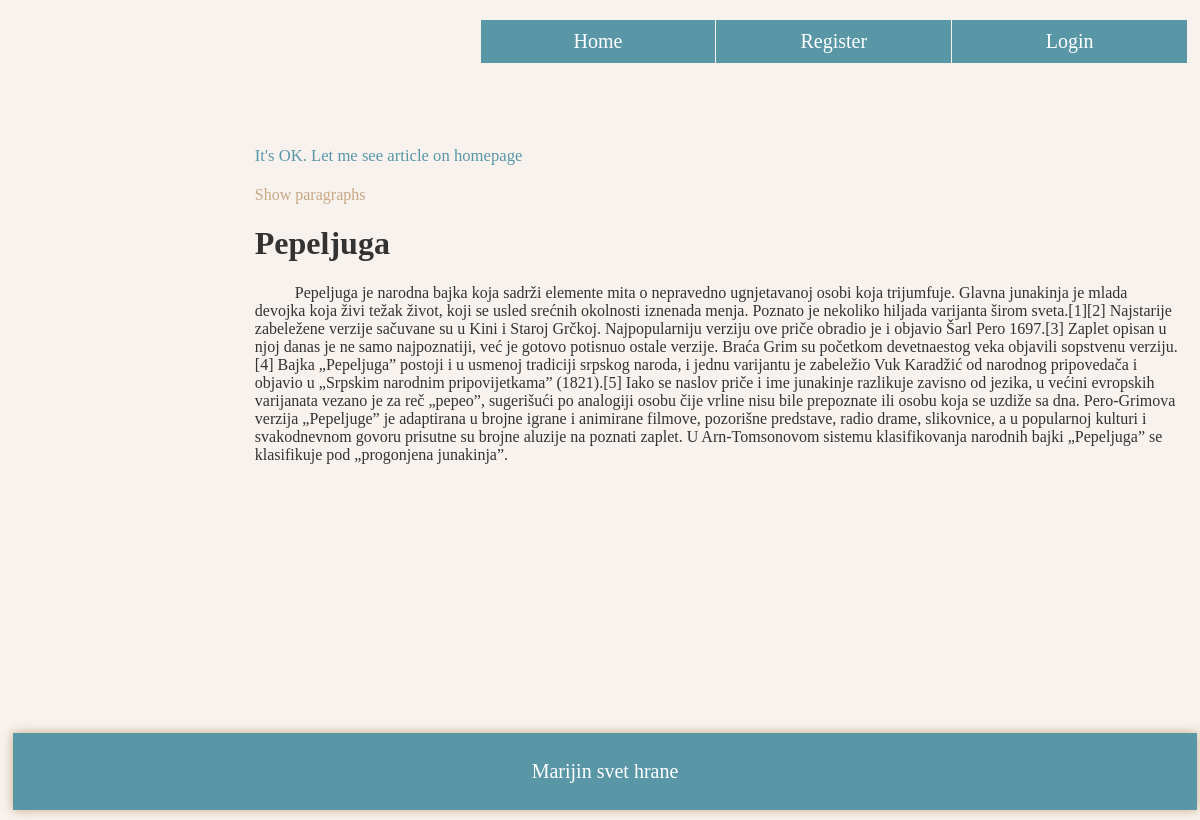
/post/1/, run on an earlier commit of the app's database.
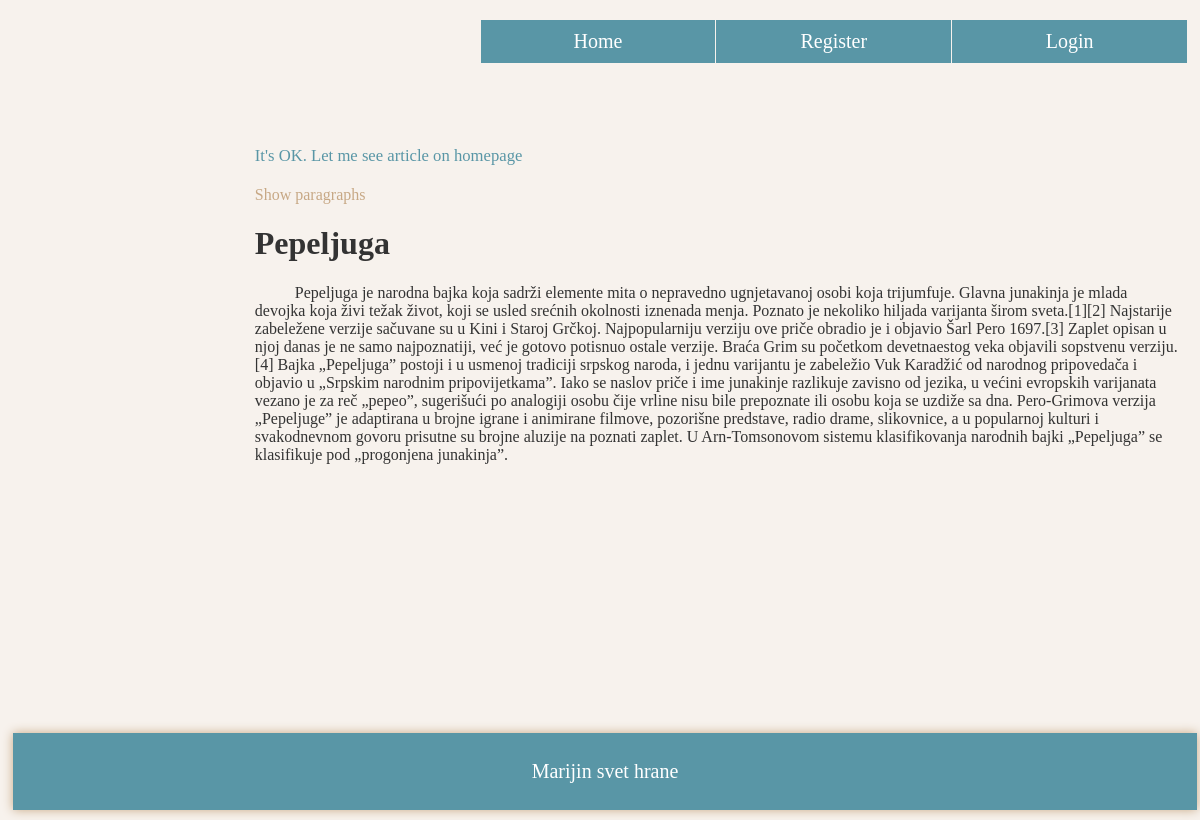
And on a later commit of the database.
### blog/models.py (models this page shows, shortened)
class Post(models.Model):
    title = models.CharField(max_length=100)
    content = models.TextField()
    date_posted = models.DateTimeField(auto_now_add=True)
    author = models.ForeignKey(User, on_delete=models.CASCADE)

### blog/views.py (the view)
# urls.py: path('post/<int:pk>/', PostDetailView.as_view(), name='post-detail'),
class PostDetailView(DetailView):
	model=Post

### blog/templates/blog/post_detail.html (shortened to what this page needs)
{% extends 'blog/base.html' %}
{% block content %}
<div class='column main'>
	<div class='sort'><a href="{% url 'blog-home' %}"><small>It's OK. Let me see article on homepage</small></a></div>
	<div class='content'>
		<div class='detail_post'>
			<p class='read'><span onclick="f_paragraphs()">Show paragraphs</span> </p>
		<h1>{{ object.title }}</h1>
		<p id='arranged_content' style="text-indent: 40px">{{ object.content }}</p>
		</div>
	</div>
</div>
{% endblock content %}

What changed in the data, as far as the page shows it:
changed Post "Pepeljuga": content "…objavio u „Srpskim narodnim pripovijetkama” (1821).[5] Iako se naslov priče…" → "…objavio u „Srpskim narodnim pripovijetkama”. Iako se naslov priče…"
